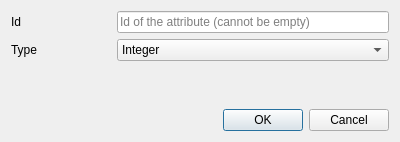
<?xml version="1.0" encoding="UTF-8"?>
<ui version="4.0">
 <class>CNewAttributeDialog</class>
 <widget class="QDialog" name="CNewAttributeDialog">
  <property name="geometry">
   <rect>
    <x>0</x>
    <y>0</y>
    <width>400</width>
    <height>142</height>
   </rect>
  </property>
  <property name="windowTitle">
   <string>Add New Attribute</string>
  </property>
  <layout class="QVBoxLayout" name="verticalLayout">
   <item>
    <layout class="QFormLayout" name="formLayout">
     <item row="0" column="0">
      <widget class="QLabel" name="label">
       <property name="minimumSize">
        <size>
         <width>100</width>
         <height>0</height>
        </size>
       </property>
       <property name="text">
        <string>Id</string>
       </property>
      </widget>
     </item>
     <item row="0" column="1">
      <widget class="QLineEdit" name="Id">
       <property name="placeholderText">
        <string>Id of the attribute (cannot be empty)</string>
       </property>
      </widget>
     </item>
     <item row="1" column="0">
      <widget class="QLabel" name="label_2">
       <property name="minimumSize">
        <size>
         <width>100</width>
         <height>0</height>
        </size>
       </property>
       <property name="text">
        <string>Type</string>
       </property>
      </widget>
     </item>
     <item row="1" column="1">
      <widget class="QComboBox" name="Type">
       <item>
        <property name="text">
         <string>Integer</string>
        </property>
       </item>
       <item>
        <property name="text">
         <string>Real</string>
        </property>
       </item>
       <item>
        <property name="text">
         <string>Boolean</string>
        </property>
       </item>
       <item>
        <property name="text">
         <string>String</string>
        </property>
       </item>
      </widget>
     </item>
    </layout>
   </item>
   <item>
    <widget class="QDialogButtonBox" name="ButtonBox">
     <property name="orientation">
      <enum>Qt::Horizontal</enum>
     </property>
     <property name="standardButtons">
      <set>QDialogButtonBox::Cancel|QDialogButtonBox::Ok</set>
     </property>
    </widget>
   </item>
  </layout>
 </widget>
 <resources/>
 <connections>
  <connection>
   <sender>ButtonBox</sender>
   <signal>accepted()</signal>
   <receiver>CNewAttributeDialog</receiver>
   <slot>accept()</slot>
   <hints>
    <hint type="sourcelabel">
     <x>248</x>
     <y>254</y>
    </hint>
    <hint type="destinationlabel">
     <x>157</x>
     <y>274</y>
    </hint>
   </hints>
  </connection>
  <connection>
   <sender>ButtonBox</sender>
   <signal>rejected()</signal>
   <receiver>CNewAttributeDialog</receiver>
   <slot>reject()</slot>
   <hints>
    <hint type="sourcelabel">
     <x>316</x>
     <y>260</y>
    </hint>
    <hint type="destinationlabel">
     <x>286</x>
     <y>274</y>
    </hint>
   </hints>
  </connection>
 </connections>
</ui>
